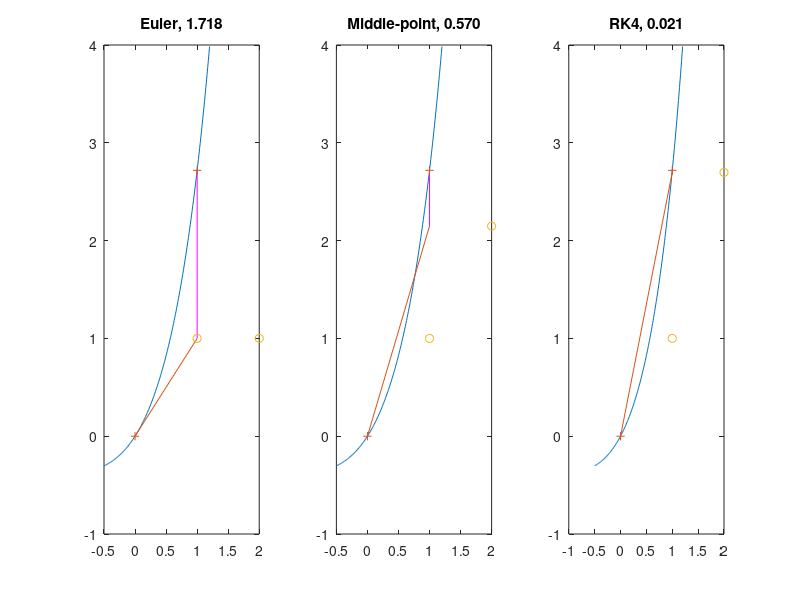

The MATLAB source for this figure:
clf;
f=@(t,y) exp(t)+y;
sol=@(t) t.*exp(t);
y0=0;
t0=0;
h=1;
t1=t0+h;
st1=sol(t1);
tt=-0.5:0.01:(t1+0.2);

subplot(1,3,1);
plot(tt, sol(tt));
hold on;
y1=y0+h*f(y0,t0);

line([t0,t1],[y0,y1])
line([t1,t1],[y1,st1],'color','m');
plot([t0,t1],[y0,st1],'+');
plot([t1,y1],'o');
title(sprintf('Euler, %.3f',abs(y1-st1)));
%%%%%%%%%%%%%%%%%%%%%%%%%


subplot(1,3,2);
plot(tt, sol(tt));
hold on;
k1=f(t0, y0);
k2=f(t0+h/2, y0+h/2*k1);
y1=y0+h*k2;

line([t0,t1],[y0,y1])
line([t1,t1],[y1,st1],'color','m');
plot([t0,t1],[y0,st1],'+');
plot([t1,y1],'o');
title(sprintf('Middle-point, %.3f',abs(y1-st1)));

%%%%%%%%%%%%%%%%%%%%%%%%%

subplot(1,3,3);
plot(tt, sol(tt));
hold on;
k1=f(t0, y0);
k2=f(t0+h/2, y0+h/2*k1);
k3=f(t0+h/2, y0+h/2*k2);
k4=f(t0+h, y0+h*k3);
y1=y0 + h*(k1/6+k2/3+k3/3+k4/6);

line([t0,t1],[y0,y1])
line([t1,t1],[y1,st1],'color','m');
plot([t0,t1],[y0,st1],'+');
plot([t1,y1],'o');
title(sprintf('RK4, %.3f',abs(y1-st1)));
%%%%%%%%%%%%%%%%%%%%%%%%%
xlim([-1,2]);
